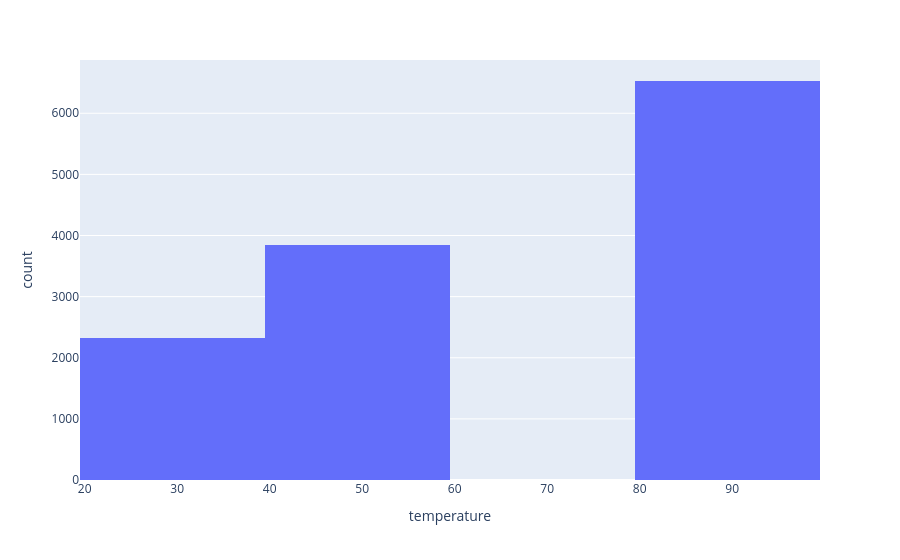

Notebook cell for this chart:
### Markdown cell above
6. Use a histogram to visualize the temperature column.

### Code cell
fig = px.histogram(data, x="temperature")                
fig.show()

### Figure 1 — Plotly figure (JSON) as saved in the notebook; plotly's stock layout.template omitted (floating-point values rounded to 4 significant figures; data arrays with more than 128 entries replaced by an {"elided": "..."} marker saying what was removed)
{"data": [{"bingroup": "x", "hovertemplate": "temperature=%{x}<br>count=%{y}<extra></extra>", "legendgroup": "", "marker": {"color": "#636efa", "pattern": {"shape": ""}}, "name": "", "orientation": "v", "showlegend": false, "type": "histogram", "x": {"elided": "12684 int values"}, "xaxis": "x", "yaxis": "y"}], "layout": {"barmode": "relative", "legend": {"tracegroupgap": 0}, "margin": {"t": 60}, "xaxis": {"anchor": "y", "domain": [0, 1], "title": {"text": "temperature"}}, "yaxis": {"anchor": "x", "domain": [0, 1], "title": {"text": "count"}}}}
